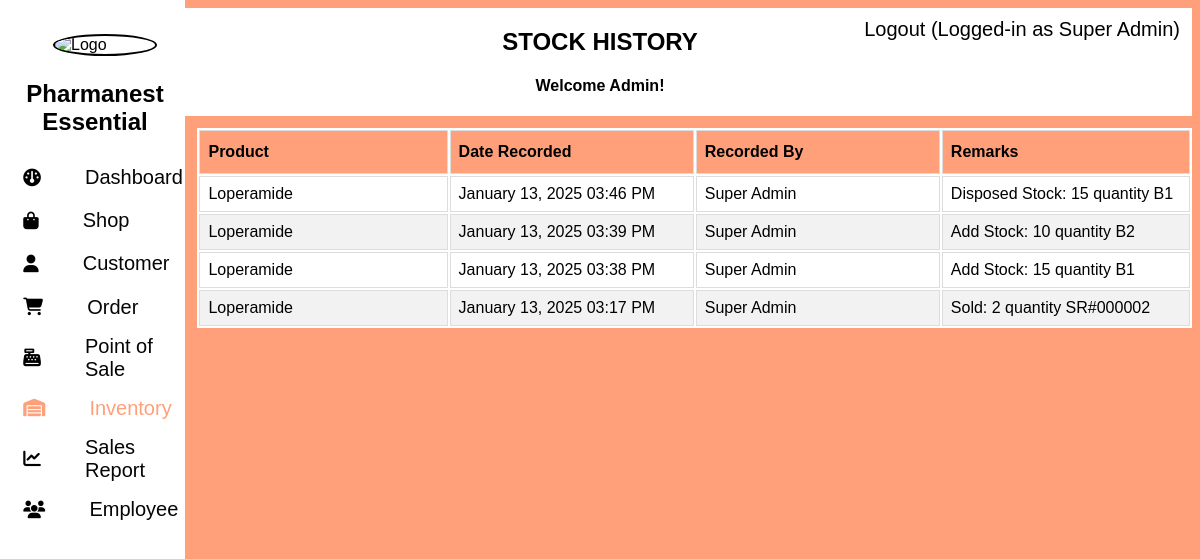
Screenshot of /admin/inventory/history/index.php (signed in) with the database file from the repository.
### tables this page shows
CREATE TABLE `history` (
  `id` int(11) NOT NULL,
  `object_type` varchar(128) NOT NULL,
  `object_id` int(11) NOT NULL,
  `remarks` varchar(256) NOT NULL,
  `date_recorded` timestamp NOT NULL DEFAULT current_timestamp() ON UPDATE current_timestamp(),
  `user_id` int(11) NOT NULL
);

CREATE TABLE `product` (
  `id` int(11) NOT NULL,
  `name` varchar(256) NOT NULL,
  `price` double NOT NULL,
  `current_quantity` int(11) NOT NULL DEFAULT 0,
  `applicable_discounts` varchar(128) NOT NULL,
  `prescription_is_required` tinyint(1) NOT NULL,
  `photo` text NOT NULL,
  `rack_location` text NOT NULL,
  `maintaining_quantity` int(11) NOT NULL,
  `cost` double DEFAULT NULL
);

CREATE TABLE `user` (
  `id` int(11) NOT NULL,
  `username` varchar(256) NOT NULL,
  `email` varchar(256) NOT NULL,
  `password` varchar(256) DEFAULT NULL,
  `role` varchar(25) NOT NULL,
  `password_length` int(11) NOT NULL DEFAULT 8,
  `is_active` tinyint(1) NOT NULL DEFAULT 1
);

### admin/inventory/history/index.php (the view, shortened to what this page needs)
<!DOCTYPE html>
<html>
    <head>
        <link rel="stylesheet" href="https://cdnjs.cloudflare.com/ajax/libs/font-awesome/6.5.1/css/all.min.css">
        <link rel="stylesheet" type="text/css" href="../../styles.css">
        <link rel="stylesheet" type="text/css" href="styles.css">
    </head>
    <body>
        <?php include '../../components/side_nav.php'; ?>
        <?php
            include '../../components/top_nav.php';
        ?>
<?php
            include('../../../utils/connect.php');
            $sqlGetInventoryHistory = "SELECT
                                h.remarks AS history_remarks,
                                h.date_recorded,
                                p.name AS reference_name,
                                u.username
                            FROM history h
                            INNER JOIN product p ON h.object_id=p.id
                            INNER JOIN user u ON h.user_id=u.id
                            WHERE h.object_type='product'
            ";
            $filter_str = "";
            $offset = '0';
            $sqlGetInventoryHistory .= $filter_str ." ORDER BY h.id DESC LIMIT ".$offset.", 10";
            $result = mysqli_query($conn,$sqlGetInventoryHistory);
        ?>
        <div class="table">
            <table>
                <thead>
                    <tr>
                        <th>Product</th>
                        <th>Date Recorded</th>
                        <th>Recorded By</th>
                        <th>Remarks</th>
                    </tr>
                </thead>
                <tbody>
                    <?php
                    while($data = mysqli_fetch_array($result)){
                        $date = new DateTime($data["date_recorded"]);
                        $formattedDate = $date->format('F j, Y h:i A');
                        if (strpos($data['username'], "_") !== false){
                            list($first_name, $last_name, $date_created) = explode("_", $data['username']);
                        } else {
                            $first_name = "Super";
                            $last_name = "Admin";
                        };
                    ?>
                    <tr>
                        <td><?php echo $data["reference_name"];?></td>
                        <td><?php echo $formattedDate;?></td>
                        <td><?php echo $first_name." ".$last_name;?></td>
                        <td><?php echo $data['history_remarks']; ?></td>
                    </tr>
                    <?php
                    }
                    ?>
                </tbody>
            </table>
        </div>
    </body>
</html>

### admin/styles.css (style rules this page uses)
body { background-color: lightsalmon; }

### admin/inventory/history/styles.css (style rules this page uses)
.table { background-color: white; width: 84%; float: right; font-family: Arial; border-collapse: collapse; overflow:auto; margin-top: 1%; }
.table td, .table th { border: 1px solid #ddd; padding: 8px; }
th { width: 10%; }
.table tr:nth-child(even) { background-color: #f2f2f2; }
.table th { padding-top: 12px; padding-bottom: 12px; text-align: left; background-color: lightsalmon; color: black; }

### rows the page displays
history: product.name "Loperamide", date_recorded "January 13, 2025 03:46 PM", user.username "Super", user.username "Admin", remarks "Disposed Stock: 15 quantity B1"
history: product.name "Loperamide", date_recorded "January 13, 2025 03:39 PM", user.username "Super", user.username "Admin", remarks "Add Stock: 10 quantity B2"
history: product.name "Loperamide", date_recorded "January 13, 2025 03:38 PM", user.username "Super", user.username "Admin", remarks "Add Stock: 15 quantity B1"
history: product.name "Loperamide", date_recorded "January 13, 2025 03:17 PM", user.username "Super", user.username "Admin", remarks "Sold: 2 quantity SR#000002"

### other values shown
$_SESSION['user_role'] "Super Admin"
$current_page_title "STOCK HISTORY"
$_SESSION['user_first_name'] "Admin"
